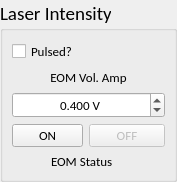
   <widget class="QGroupBox" name="groupBox_6">
    <property name="geometry">
     <rect>
      <x>610</x>
      <y>0</y>
      <width>177</width>
      <height>175</height>
     </rect>
    </property>
    <property name="font">
     <font>
      <family>Calibri</family>
      <pointsize>14</pointsize>
      <weight>50</weight>
      <italic>false</italic>
      <bold>false</bold>
      <underline>false</underline>
      <strikeout>false</strikeout>
     </font>
    </property>
    <property name="title">
     <string>Laser Intensity</string>
    </property>
    <layout class="QGridLayout">
     <property name="margin">
      <number>9</number>
     </property>
     <property name="spacing">
      <number>6</number>
     </property>
     <item row="5" column="1" colspan="2">
      <widget class="QLabel" name="label_80">
       <property name="font">
        <font>
         <family>Calibri</family>
         <pointsize>10</pointsize>
         <weight>50</weight>
         <italic>false</italic>
         <bold>false</bold>
         <underline>false</underline>
         <strikeout>false</strikeout>
        </font>
       </property>
       <property name="text">
        <string>EOM Status</string>
       </property>
       <property name="alignment">
        <set>Qt::AlignLeading|Qt::AlignLeft|Qt::AlignVCenter</set>
       </property>
      </widget>
     </item>
     <item row="5" column="0">
      <widget class="QLabel" name="label_82">
       <property name="font">
        <font>
         <family>MS Shell Dlg</family>
         <pointsize>8</pointsize>
         <weight>50</weight>
         <italic>false</italic>
         <bold>false</bold>
         <underline>false</underline>
         <strikeout>false</strikeout>
        </font>
       </property>
       <property name="text">
        <string/>
       </property>
       <property name="pixmap">
        <pixmap>../../../Documents and Settings/FOIL/.designer/QTcode/QTGui source code/circle_ind.bmp</pixmap>
       </property>
       <property name="alignment">
        <set>Qt::AlignRight|Qt::AlignTrailing|Qt::AlignVCenter</set>
       </property>
      </widget>
     </item>
     <item row="2" column="0" colspan="3">
      <widget class="QLabel" name="label_79">
       <property name="font">
        <font>
         <family>Calibri</family>
         <pointsize>10</pointsize>
         <weight>50</weight>
         <italic>false</italic>
         <bold>false</bold>
         <underline>false</underline>
         <strikeout>false</strikeout>
        </font>
       </property>
       <property name="text">
        <string>EOM Vol. Amp</string>
       </property>
       <property name="alignment">
        <set>Qt::AlignCenter</set>
       </property>
      </widget>
     </item>
     <item row="3" column="0" colspan="3">
      <widget class="QDoubleSpinBox" name="doubleSpinBox_AomVoltAmp">
       <property name="font">
        <font>
         <family>Calibri</family>
         <pointsize>10</pointsize>
         <weight>50</weight>
         <italic>false</italic>
         <bold>false</bold>
         <underline>false</underline>
         <strikeout>false</strikeout>
        </font>
       </property>
       <property name="alignment">
        <set>Qt::AlignCenter</set>
       </property>
       <property name="suffix">
        <string> V</string>
       </property>
       <property name="decimals">
        <number>3</number>
       </property>
       <property name="minimum">
        <double>0.000000000000000</double>
       </property>
       <property name="maximum">
        <double>2.400000000000000</double>
       </property>
       <property name="singleStep">
        <double>0.005000000000000</double>
       </property>
       <property name="value">
        <double>0.400000000000000</double>
       </property>
      </widget>
     </item>
     <item row="4" column="2">
      <widget class="QPushButton" name="pushButton_AomOff">
       <property name="enabled">
        <bool>false</bool>
       </property>
       <property name="sizePolicy">
        <sizepolicy hsizetype="Minimum" vsizetype="Fixed">
         <horstretch>0</horstretch>
         <verstretch>0</verstretch>
        </sizepolicy>
       </property>
       <property name="minimumSize">
        <size>
         <width>50</width>
         <height>23</height>
        </size>
       </property>
       <property name="font">
        <font>
         <family>Calibri</family>
         <pointsize>10</pointsize>
         <weight>50</weight>
         <italic>false</italic>
         <bold>false</bold>
         <underline>false</underline>
         <strikeout>false</strikeout>
        </font>
       </property>
       <property name="text">
        <string>OFF</string>
       </property>
      </widget>
     </item>
     <item row="4" column="0" colspan="2">
      <widget class="QPushButton" name="pushButton_AomOn">
       <property name="sizePolicy">
        <sizepolicy hsizetype="Minimum" vsizetype="Fixed">
         <horstretch>0</horstretch>
         <verstretch>0</verstretch>
        </sizepolicy>
       </property>
       <property name="minimumSize">
        <size>
         <width>50</width>
         <height>23</height>
        </size>
       </property>
       <property name="font">
        <font>
         <family>Calibri</family>
         <pointsize>10</pointsize>
         <weight>50</weight>
         <italic>false</italic>
         <bold>false</bold>
         <underline>false</underline>
         <strikeout>false</strikeout>
        </font>
       </property>
       <property name="text">
        <string>ON</string>
       </property>
      </widget>
     </item>
     <item row="0" column="0" colspan="2">
      <widget class="QCheckBox" name="checkBox_AomPulse">
       <property name="font">
        <font>
         <family>Calibri</family>
         <pointsize>10</pointsize>
         <weight>50</weight>
         <italic>false</italic>
         <bold>false</bold>
         <underline>false</underline>
         <strikeout>false</strikeout>
        </font>
       </property>
       <property name="text">
        <string>Pulsed?</string>
       </property>
      </widget>
     </item>
     <item row="6" column="1">
      <spacer name="verticalSpacer">
       <property name="orientation">
        <enum>Qt::Vertical</enum>
       </property>
       <property name="sizeHint" stdset="0">
        <size>
         <width>20</width>
         <height>40</height>
        </size>
       </property>
      </spacer>
     </item>
    </layout>
   </widget>
